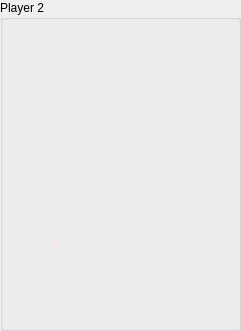
    <widget class="QGroupBox" name="groupBox_2">
     <property name="geometry">
      <rect>
       <x>20</x>
       <y>390</y>
       <width>241</width>
       <height>331</height>
      </rect>
     </property>
     <property name="styleSheet">
      <string notr="true">font: 75 15pt &quot;Fixedsys&quot;;
</string>
     </property>
     <property name="title">
      <string>Player 2</string>
     </property>
     <widget class="QLabel" name="p2_label">
      <property name="enabled">
       <bool>true</bool>
      </property>
      <property name="geometry">
       <rect>
        <x>60</x>
        <y>70</y>
        <width>111</width>
        <height>121</height>
       </rect>
      </property>
      <property name="text">
       <string/>
      </property>
      <property name="pixmap">
       <pixmap resource="res.qrc">:/gamefield_graphics/p2.PNG</pixmap>
      </property>
      <property name="scaledContents">
       <bool>true</bool>
      </property>
     </widget>
     <widget class="QLabel" name="icon_16">
      <property name="geometry">
       <rect>
        <x>160</x>
        <y>270</y>
        <width>31</width>
        <height>31</height>
       </rect>
      </property>
      <property name="text">
       <string/>
      </property>
      <property name="pixmap">
       <pixmap resource="res.qrc">:/gamefield_graphics/icons/mine.jpg</pixmap>
      </property>
      <property name="scaledContents">
       <bool>true</bool>
      </property>
     </widget>
     <widget class="QLabel" name="icon_9">
      <property name="geometry">
       <rect>
        <x>120</x>
        <y>230</y>
        <width>31</width>
        <height>31</height>
       </rect>
      </property>
      <property name="text">
       <string/>
      </property>
      <property name="pixmap">
       <pixmap resource="res.qrc">:/gamefield_graphics/icons/freeze.jpg</pixmap>
      </property>
      <property name="scaledContents">
       <bool>true</bool>
      </property>
     </widget>
     <widget class="QLabel" name="icon_12">
      <property name="enabled">
       <bool>true</bool>
      </property>
      <property name="geometry">
       <rect>
        <x>80</x>
        <y>230</y>
        <width>31</width>
        <height>31</height>
       </rect>
      </property>
      <property name="styleSheet">
       <string notr="true">border-image:url(:/gamefield_graphics/icons/powerup.jpg) 0 0 0 0 stretch stretch;
color: rgb(255, 230, 230);</string>
      </property>
      <property name="text">
       <string>&lt;html&gt;&lt;head/&gt;&lt;body&gt;&lt;p&gt;&lt;span style=&quot; font-weight:600; color:#ffe6e6;&quot;&gt;1&lt;/span&gt;&lt;/p&gt;&lt;/body&gt;&lt;/html&gt;</string>
      </property>
      <property name="alignment">
       <set>Qt::AlignCenter</set>
      </property>
     </widget>
     <widget class="QLabel" name="icon_15">
      <property name="enabled">
       <bool>true</bool>
      </property>
      <property name="geometry">
       <rect>
        <x>40</x>
        <y>230</y>
        <width>31</width>
        <height>31</height>
       </rect>
      </property>
      <property name="styleSheet">
       <string notr="true">border-image: url(:/gamefield_graphics/icons/bomb+1.jpg) 0 0 0 0 stretch stretch;
color: rgb(255, 230, 230);</string>
      </property>
      <property name="text">
       <string>&lt;html&gt;&lt;head/&gt;&lt;body&gt;&lt;p&gt;&lt;span style=&quot; font-weight:600; color:#ffe6e6;&quot;&gt;1&lt;/span&gt;&lt;/p&gt;&lt;/body&gt;&lt;/html&gt;</string>
      </property>
      <property name="alignment">
       <set>Qt::AlignCenter</set>
      </property>
     </widget>
     <widget class="QLabel" name="icon_10">
      <property name="geometry">
       <rect>
        <x>160</x>
        <y>230</y>
        <width>31</width>
        <height>31</height>
       </rect>
      </property>
      <property name="text">
       <string/>
      </property>
      <property name="pixmap">
       <pixmap resource="res.qrc">:/gamefield_graphics/icons/ghost.jpg</pixmap>
      </property>
      <property name="scaledContents">
       <bool>true</bool>
      </property>
     </widget>
     <widget class="QLabel" name="icon_13">
      <property name="geometry">
       <rect>
        <x>80</x>
        <y>270</y>
        <width>31</width>
        <height>31</height>
       </rect>
      </property>
      <property name="text">
       <string/>
      </property>
      <property name="pixmap">
       <pixmap resource="res.qrc">:/gamefield_graphics/icons/reverse.jpg</pixmap>
      </property>
      <property name="scaledContents">
       <bool>true</bool>
      </property>
     </widget>
     <widget class="QLabel" name="icon_14">
      <property name="geometry">
       <rect>
        <x>120</x>
        <y>270</y>
        <width>31</width>
        <height>31</height>
       </rect>
      </property>
      <property name="text">
       <string/>
      </property>
      <property name="pixmap">
       <pixmap resource="res.qrc">:/gamefield_graphics/icons/shield.jpg</pixmap>
      </property>
      <property name="scaledContents">
       <bool>true</bool>
      </property>
     </widget>
     <widget class="QLabel" name="icon_11">
      <property name="geometry">
       <rect>
        <x>40</x>
        <y>270</y>
        <width>31</width>
        <height>31</height>
       </rect>
      </property>
      <property name="text">
       <string/>
      </property>
      <property name="pixmap">
       <pixmap resource="res.qrc">:/gamefield_graphics/icons/push.jpg</pixmap>
      </property>
      <property name="scaledContents">
       <bool>true</bool>
      </property>
     </widget>
    </widget>
